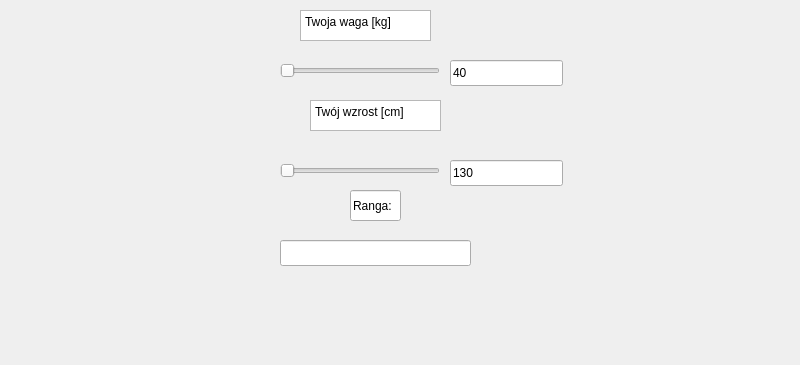
<?xml version="1.0" encoding="UTF-8"?>
<ui version="4.0">
 <class>MainWindow</class>
 <widget class="QMainWindow" name="MainWindow">
  <property name="geometry">
   <rect>
    <x>0</x>
    <y>0</y>
    <width>800</width>
    <height>365</height>
   </rect>
  </property>
  <property name="windowTitle">
   <string>MainWindow</string>
  </property>
  <widget class="QWidget" name="centralwidget">
   <widget class="QSlider" name="weightSlider">
    <property name="geometry">
     <rect>
      <x>280</x>
      <y>60</y>
      <width>160</width>
      <height>22</height>
     </rect>
    </property>
    <property name="orientation">
     <enum>Qt::Horizontal</enum>
    </property>
   </widget>
   <widget class="QTextEdit" name="textEdit">
    <property name="geometry">
     <rect>
      <x>300</x>
      <y>10</y>
      <width>131</width>
      <height>31</height>
     </rect>
    </property>
    <property name="html">
     <string>&lt;!DOCTYPE HTML PUBLIC &quot;-//W3C//DTD HTML 4.0//EN&quot; &quot;http://www.w3.org/TR/REC-html40/strict.dtd&quot;&gt;
&lt;html&gt;&lt;head&gt;&lt;meta name=&quot;qrichtext&quot; content=&quot;1&quot; /&gt;&lt;meta charset=&quot;utf-8&quot; /&gt;&lt;style type=&quot;text/css&quot;&gt;
p, li { white-space: pre-wrap; }
hr { height: 1px; border-width: 0; }
li.unchecked::marker { content: &quot;\2610&quot;; }
li.checked::marker { content: &quot;\2612&quot;; }
&lt;/style&gt;&lt;/head&gt;&lt;body style=&quot; font-family:'Segoe UI'; font-size:9pt; font-weight:400; font-style:normal;&quot;&gt;
&lt;p style=&quot; margin-top:0px; margin-bottom:0px; margin-left:0px; margin-right:0px; -qt-block-indent:0; text-indent:0px;&quot;&gt;Twoja waga [kg]&lt;/p&gt;&lt;/body&gt;&lt;/html&gt;</string>
    </property>
   </widget>
   <widget class="QLineEdit" name="weightText">
    <property name="geometry">
     <rect>
      <x>450</x>
      <y>60</y>
      <width>113</width>
      <height>26</height>
     </rect>
    </property>
    <property name="text">
     <string>40</string>
    </property>
   </widget>
   <widget class="QTextEdit" name="textEdit_2">
    <property name="geometry">
     <rect>
      <x>310</x>
      <y>100</y>
      <width>131</width>
      <height>31</height>
     </rect>
    </property>
    <property name="html">
     <string>&lt;!DOCTYPE HTML PUBLIC &quot;-//W3C//DTD HTML 4.0//EN&quot; &quot;http://www.w3.org/TR/REC-html40/strict.dtd&quot;&gt;
&lt;html&gt;&lt;head&gt;&lt;meta name=&quot;qrichtext&quot; content=&quot;1&quot; /&gt;&lt;meta charset=&quot;utf-8&quot; /&gt;&lt;style type=&quot;text/css&quot;&gt;
p, li { white-space: pre-wrap; }
hr { height: 1px; border-width: 0; }
li.unchecked::marker { content: &quot;\2610&quot;; }
li.checked::marker { content: &quot;\2612&quot;; }
&lt;/style&gt;&lt;/head&gt;&lt;body style=&quot; font-family:'Segoe UI'; font-size:9pt; font-weight:400; font-style:normal;&quot;&gt;
&lt;p style=&quot; margin-top:0px; margin-bottom:0px; margin-left:0px; margin-right:0px; -qt-block-indent:0; text-indent:0px;&quot;&gt;Twój wzrost [cm]&lt;/p&gt;&lt;/body&gt;&lt;/html&gt;</string>
    </property>
   </widget>
   <widget class="QSlider" name="heightSlider">
    <property name="geometry">
     <rect>
      <x>280</x>
      <y>160</y>
      <width>160</width>
      <height>22</height>
     </rect>
    </property>
    <property name="orientation">
     <enum>Qt::Horizontal</enum>
    </property>
   </widget>
   <widget class="QLineEdit" name="heightText">
    <property name="geometry">
     <rect>
      <x>450</x>
      <y>160</y>
      <width>113</width>
      <height>26</height>
     </rect>
    </property>
    <property name="text">
     <string>130</string>
    </property>
   </widget>
   <widget class="QLineEdit" name="lineEdit_3">
    <property name="geometry">
     <rect>
      <x>350</x>
      <y>190</y>
      <width>51</width>
      <height>31</height>
     </rect>
    </property>
    <property name="text">
     <string>Ranga:</string>
    </property>
   </widget>
   <widget class="QLineEdit" name="rank">
    <property name="geometry">
     <rect>
      <x>280</x>
      <y>240</y>
      <width>191</width>
      <height>26</height>
     </rect>
    </property>
    <property name="alignment">
     <set>Qt::AlignCenter</set>
    </property>
   </widget>
  </widget>
 </widget>
 <resources/>
 <connections/>
</ui>
